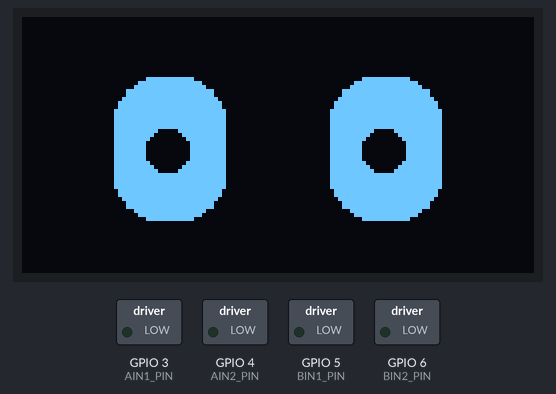
Recording of a sketch running on a simulated Seeed XIAO ESP32-C3. Shown: 128×64 one-colour display, switched loads named in the sketch (green lamp = pin HIGH). What the sketch prints to the serial monitor is not drawn.

Above: at 0.1 s.

The sketch:

Mobi.ino
```cpp
/*
  MOBI v1 — Wi-Fi phone-controlled two-wheel robot
  Target: Seeed XIAO ESP32-C3, bare TB6612FNG, SSD1306 128x64 I2C OLED.
  Uses the REVISED pin swap discussed in the build:
  D4/GPIO6 = BIN2, D6/GPIO21 = OLED SDA, D5/GPIO7 = OLED SCL.
  TB6612 PWMA, PWMB, STBY must be tied to 3.3 V in hardware.
  5V motor supply and common ground required. Never power motors from 3V3.
  Requires Adafruit GFX + Adafruit SSD1306 libraries and esp32 board package.
  Not tested with the physical Mobi PCB; verify wiring and directions first.
*/
#include <Arduino.h>
#include <WiFi.h>
#include <WebServer.h>
#include <Wire.h>
#include <Adafruit_GFX.h>
#include <Adafruit_SSD1306.h>

constexpr uint8_t AIN1_PIN = 3;   // XIAO D1
constexpr uint8_t AIN2_PIN = 4;   // XIAO D2
constexpr uint8_t BIN1_PIN = 5;   // XIAO D3
constexpr uint8_t BIN2_PIN = 6;   // XIAO D4 (swapped)
constexpr uint8_t OLED_SDA_PIN = 21; // XIAO D6 (swapped)
constexpr uint8_t OLED_SCL_PIN = 7;  // XIAO D5
constexpr uint8_t OLED_ADDR = 0x3C;

// Reverse either motor in software if its wheel runs backward.
constexpr bool REVERSE_LEFT = false;
constexpr bool REVERSE_RIGHT = false;
// Stop when no command has been renewed for this many milliseconds.
constexpr uint32_t DEADMAN_MS = 450;
constexpr uint32_t FRAME_MS = 70;
constexpr uint8_t DEFAULT_SPEED = 55;
constexpr uint8_t MAX_DUTY = 220; // cap speed for initial testing

const char* AP_NAME = "Mobi-Robot";
const char* AP_PASSWORD = "mobi2026drive"; // change before using in public

WebServer server(80);
Adafruit_SSD1306 oled(128, 64, &Wire, -1);
bool oledOK = false;
uint8_t speedPercent = DEFAULT_SPEED;
uint32_t lastCommandMs = 0;
uint32_t lastFrameMs = 0;
uint32_t lastBlinkMs = 0;
uint32_t blinkAtMs = 0;
char movement = 'S';
bool blinking = false;

const char PAGE[] PROGMEM = R"HTML(
<!DOCTYPE html><html lang="en"><head><meta charset="utf-8">
<meta name="viewport" content="width=device-width,initial-scale=1,user-scalable=no">
<title>Mobi Controller</title><style>
:root{font-family:system-ui,sans-serif;color:#17263b;background:#f4f8fc}
body{max-width:430px;margin:0 auto;padding:24px 18px;text-align:center}
h1{margin:6px 0 0;font-size:2rem}p{color:#617083}
.panel{background:white;border:1px solid #dae3ed;border-radius:22px;padding:22px;box-shadow:0 10px 35px #142c4814}
#status{padding:12px;border-radius:12px;background:#eaf3ff;font-weight:700;letter-spacing:.08em}
.pad{display:grid;grid-template-columns:repeat(3,1fr);gap:12px;margin-top:20px}
button{border:0;border-radius:18px;background:#1663b4;color:white;font-size:30px;height:75px;touch-action:none;user-select:none;-webkit-user-select:none}
button:active,.held{background:#0d396f;transform:scale(.97)}
.stop{background:#d14a4a}.blank{visibility:hidden}
label{display:flex;justify-content:space-between;margin:20px 0 10px}input{width:100%}
.small{font-size:13px;margin-top:20px}
</style></head><body><h1>◉ MOBI</h1><p>Wi-Fi robot controller</p>
<div class="panel"><div id="status">STOPPED</div>
<div class="pad"><div class="blank"></div><button data-dir="F">↑</button><div class="blank"></div>
<button data-dir="L">←</button><button class="stop" id="stop">■</button><button data-dir="R">→</button>
<div class="blank"></div><button data-dir="B">↓</button><div class="blank"></div></div>
<label for="speed">Speed <strong><span id="speedText">55</span>%</strong></label>
<input type="range" id="speed" min="0" max="100" value="55" step="5">
<p class="small">Hold a direction to move. Release to stop.<br>Use only on a clear, flat floor; there is no edge sensor.</p></div>
<script>
let held='S', timer=null;
const label=document.getElementById('status'),speed=document.getElementById('speed');
const names={F:'FORWARD',B:'REVERSE',L:'LEFT',R:'RIGHT',S:'STOPPED'};
function transmit(dir){fetch('/cmd?dir='+dir+'&speed='+speed.value,{cache:'no-store'}).catch(()=>{});}
function stop(){held='S';clearInterval(timer);timer=null;label.textContent='STOPPED';transmit('S');document.querySelectorAll('button').forEach(b=>b.classList.remove('held'));}
function start(dir,button){stop();held=dir;label.textContent=names[dir];button.classList.add('held');transmit(dir);timer=setInterval(()=>transmit(held),160);}
document.querySelectorAll('button[data-dir]').forEach(button=>{
 button.addEventListener('pointerdown',e=>{e.preventDefault();button.setPointerCapture(e.pointerId);start(button.dataset.dir,button);});
 button.addEventListener('pointerup',e=>{e.preventDefault();stop();});
 button.addEventListener('pointercancel',stop);
 button.addEventListener('lostpointercapture',stop);
});
document.getElementById('stop').addEventListener('click',stop);
speed.addEventListener('input',()=>{document.getElementById('speedText').textContent=speed.value;if(held!=='S')transmit(held);});
window.addEventListener('blur',stop);document.addEventListener('visibilitychange',()=>{if(document.hidden)stop();});
window.addEventListener('pagehide',stop);
</script></body></html>
)HTML";

void setOneMotor(uint8_t pin1, uint8_t pin2, int requested, bool invert) {
  if (invert) requested = -requested;
  requested = constrain(requested, -255, 255);
  if (requested > 0) {
    analogWrite(pin1, requested); analogWrite(pin2, 0);
  } else if (requested < 0) {
    analogWrite(pin1, 0); analogWrite(pin2, -requested);
  } else {
    analogWrite(pin1, 0); analogWrite(pin2, 0);
  }
}

void drive(char dir, uint8_t percent) {
  const int duty = map(constrain(percent, 0, 100), 0, 100, 0, MAX_DUTY);
  int l = 0, r = 0;
  switch (dir) {
    case 'F': l = duty; r = duty; break;
    case 'B': l = -duty; r = -duty; break;
    case 'L': l = -duty; r = duty; break;
    case 'R': l = duty; r = -duty; break;
    default: dir = 'S'; break;
  }
  setOneMotor(AIN1_PIN, AIN2_PIN, l, REVERSE_LEFT);
  setOneMotor(BIN1_PIN, BIN2_PIN, r, REVERSE_RIGHT);
  movement = dir;
}

void handleCmd() {
  if (!server.hasArg("dir")) { server.send(400,"text/plain","Missing dir"); return; }
  String arg = server.arg("dir");
  if (arg.length()!=1 || String("FBLRS").indexOf(arg.charAt(0))<0) {
    server.send(400,"text/plain","Bad direction"); return;
  }
  const char dir = arg.charAt(0);
  if (server.hasArg("speed")) speedPercent = constrain(server.arg("speed").toInt(),0,100);
  lastCommandMs = millis();
  drive(dir,speedPercent);
  server.sendHeader("Cache-Control","no-store");
  server.send(200,"text/plain","OK");
}

void drawEyes() {
  if (!oledOK) return;
  oled.clearDisplay();
  const bool moving = movement != 'S';
  if (blinking) {
    oled.drawFastHLine(24, 32, 28, SSD1306_WHITE);
    oled.drawFastHLine(76, 32, 28, SSD1306_WHITE);
  } else {
    oled.fillRoundRect(23, 15, 28, 36, 11, SSD1306_WHITE);
    oled.fillRoundRect(77, 15, 28, 36, 11, SSD1306_WHITE);
    int offset = movement == 'L' ? -5 : movement == 'R' ? 5 : 0;
    oled.fillCircle(36+offset,33,5,SSD1306_BLACK);
    oled.fillCircle(90+offset,33,5,SSD1306_BLACK);
  }
  if (moving) oled.drawPixel(63, 56, SSD1306_WHITE);
  oled.display();
}

void setup() {
  Serial.begin(115200);
  pinMode(AIN1_PIN,OUTPUT); pinMode(AIN2_PIN,OUTPUT);
  pinMode(BIN1_PIN,OUTPUT); pinMode(BIN2_PIN,OUTPUT);
  drive('S',0);
  Wire.begin(OLED_SDA_PIN,OLED_SCL_PIN);
  oledOK = oled.begin(SSD1306_SWITCHCAPVCC,OLED_ADDR);
  if (!oledOK) Serial.println("OLED not found; verify 0x3C and swapped SDA/SCL wiring");
  else {oled.clearDisplay(); oled.setTextSize(1); oled.setTextColor(SSD1306_WHITE); oled.setCursor(25,26); oled.print("MOBI STARTING"); oled.display();}
  WiFi.mode(WIFI_AP);
  bool apOK = WiFi.softAP(AP_NAME,AP_PASSWORD);
  Serial.printf("AP started: %s | IP: %s\n",apOK?"YES":"NO",WiFi.softAPIP().toString().c_str());
  server.on("/",HTTP_GET,[]{server.send_P(200,"text/html",PAGE);});
  server.on("/cmd",HTTP_GET,handleCmd);
  server.onNotFound([]{server.send(404,"text/plain","Not found");});
  server.begin();
  lastCommandMs = millis(); blinkAtMs = millis()+2900;
}

void loop() {
  server.handleClient();
  const uint32_t now = millis();
  if (movement != 'S' && now-lastCommandMs > DEADMAN_MS) drive('S',0);
  if (!blinking && (int32_t)(now-blinkAtMs)>=0) {blinking=true; lastBlinkMs=now;}
  if (blinking && now-lastBlinkMs>=140) {blinking=false; blinkAtMs=now+3000+(now%2500);}
  if (now-lastFrameMs>=FRAME_MS) {lastFrameMs=now; drawEyes();}
}
```

Measured:
- what the display in image 0 shows lasts 2.9 s, from 0.1 s to 3.0 s
